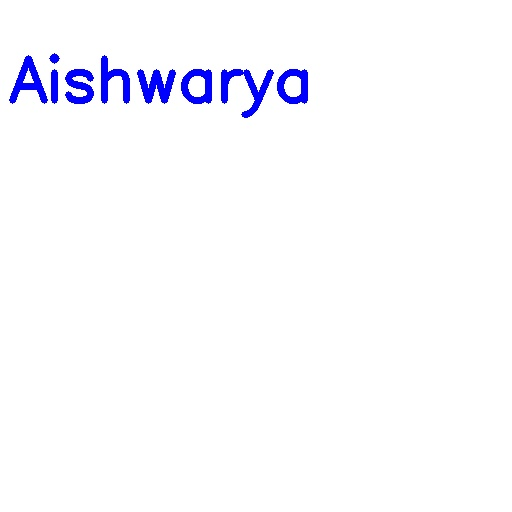
#> input picture myimage.jpg, 512 x 512 px, given in place of the camera
$ python 'Day_8_Webcam Exercise.py'
#> lines starting #> are read from the running program, lines starting #| are printed output that depends on the picture; after the words box and inside, x2 and y2 are one past the last pixel; in counts of white or black regions, pixels touching at a corner belong together

# [10 lines of commented-out code are left out]
import cv2

# For face detection
xml_path = r'C:\Users\ELCOT\Documents\Python Workouts_10 Day Training_Finland labs\face.xml'
face_cascade = cv2.CascadeClassifier(xml_path)

# For Eye detection
eye_xml_path = r'C:\Users\ELCOT\Documents\Python Workouts_10 Day Training_Finland labs\eye.xml'
eye_cascade = cv2.CascadeClassifier(eye_xml_path)

cam = cv2.VideoCapture(0) # The 0 argument means open the webcam in system
while True:
    ret,img = cam.read() # img will be having continuous images and ret is a boolean value, if the image is captured ret is true, else it is false
#> img is the input picture: shape (512, 512, 3); mean B, G, R 254.4, 249.9, 249.9
    faces = face_cascade.detectMultiScale(img,1.2)
#> faces = ()
    count = "No.of.faces - "  + str(len(faces))
#> count = 'No.of.faces - 0'
    cv2.putText(img,count,(100,100),cv2.FONT_HERSHEY_PLAIN,2,(255,0,0),2)
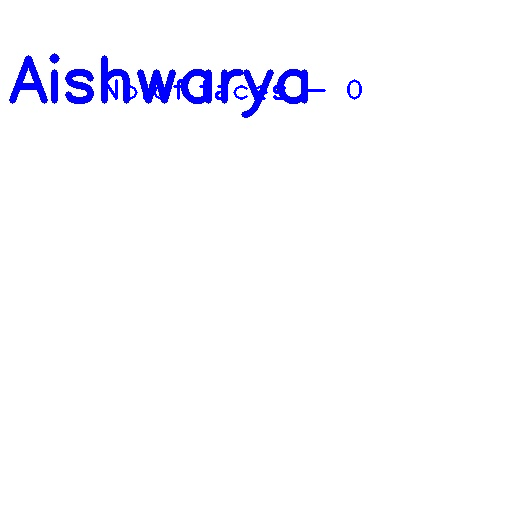
#> img: shape (512, 512, 3); 0.45% of pixels changed, all inside (x1, y1, x2, y2) = (103, 79, 362, 100)
    for (x,y,w,h) in faces:
        cv2.rectangle(img,(x,y),(x+w,y+h),(255,0,0),2)
        single_face = img[y:y+h,x:x+w]
        eyes = eye_cascade.detectMultiScale(single_face)
        for (ex,ey,eh,ew) in eyes:
             cv2.rectangle(single_face,(ex,ey),(ex+ew,ey+eh),(0,0,255),2)
#> this loop made 0 passes
    cv2.imshow("Webcam", img)
    if cv2.waitKey(1) == 13:  # 13 is the ascii code for enter
#> (key Esc is pressed here)
        break
cam.release()
cv2.destroyAllWindows()

# Detect object by colour
# To detect the image by colour, firstwe have to convert the image to hue saturation value

import cv2
import numpy as np
cam = cv2.VideoCapture(0)
while True:
    ret,img = cam.read()
    hsv  = cv2.cvtColor(img,cv2.COLOR_BGR2HSV)
#> hsv: shape (512, 512, 3); mean H, S, V 6, 5.1, 254.4
    # Red Colour
    low = np.array([140,150,0])
    high = np.array([180,255,255])
    img_mask = cv2.inRange(hsv,low,high)
#> img_mask: shape (512, 512); every value is 0
    output = cv2.bitwise_and(img,img,mask = img_mask) # To display the white portion as red colour
#> output: shape (512, 512, 3); every value is 0
    cv2.imshow("Output",output)
    cv2.imshow("HSV", hsv)
    cv2.imshow('Webcam', img)
    cv2.imshow("Mask",img_mask)
    if cv2.waitKey(1) == 13:
#> (key Esc is pressed here)
        break
cam.release()
cv2.destroyAllWindows()

$ run again, on 3.png
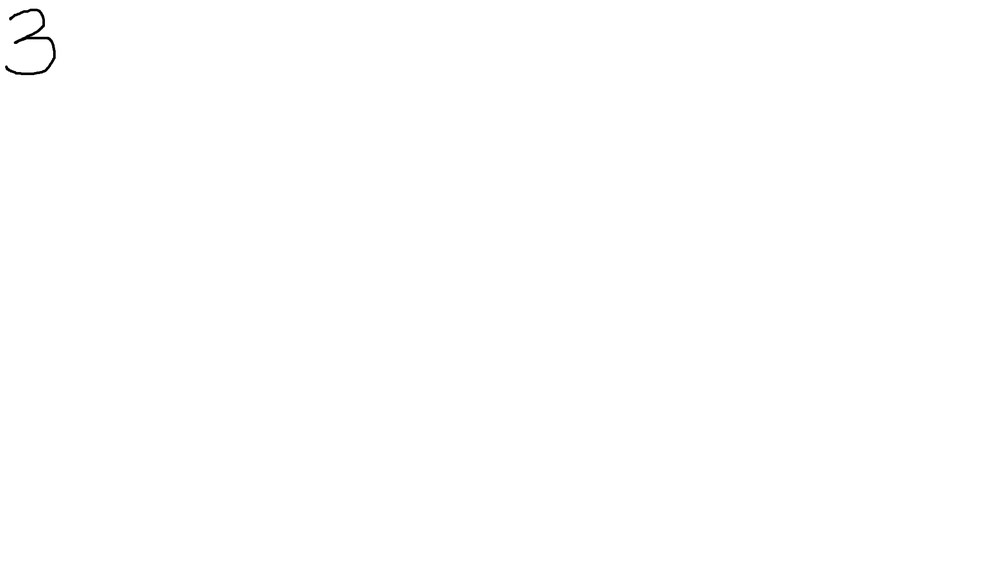
#> input picture 3.png, 1000 x 565 px, shrunk from 1958 x 1106 before the run, given in place of the camera
#> img is the input picture: shape (565, 1000, 3); min 0, max 255, mean 254.8
#> faces = ()
#> count = 'No.of.faces - 0'
#> `cv2.putText(img,count,(100,100),cv2.FONT_HERSHEY_PLAIN,2,(255,0,0),2)`:
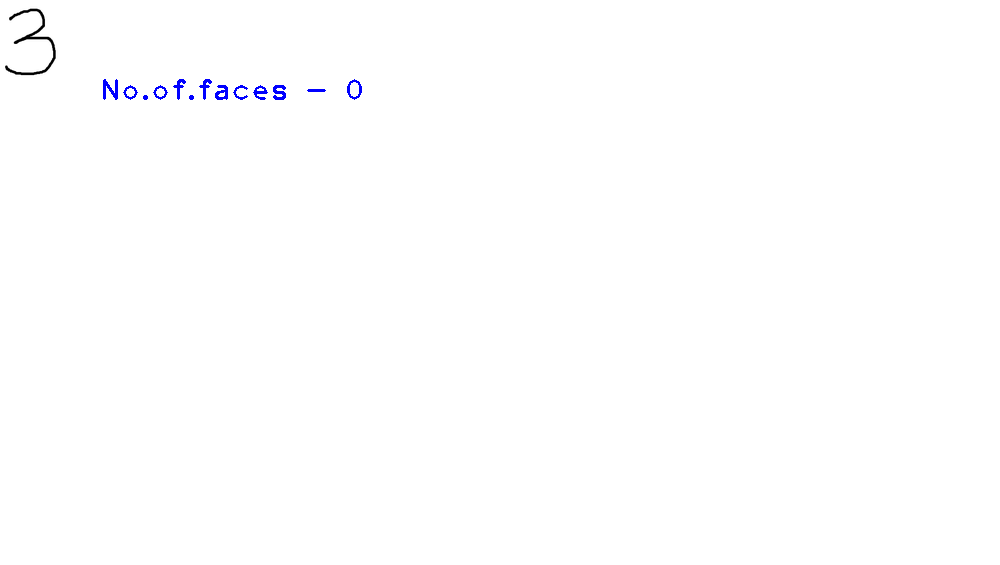
#> img: shape (565, 1000, 3); 0.21% of pixels changed, all inside (x1, y1, x2, y2) = (103, 79, 362, 100)
#> hsv: shape (565, 1000, 3); mean H, S, V 0, 0, 254.8
#> img_mask: shape (565, 1000); every value is 0
#> output: shape (565, 1000, 3); every value is 0
